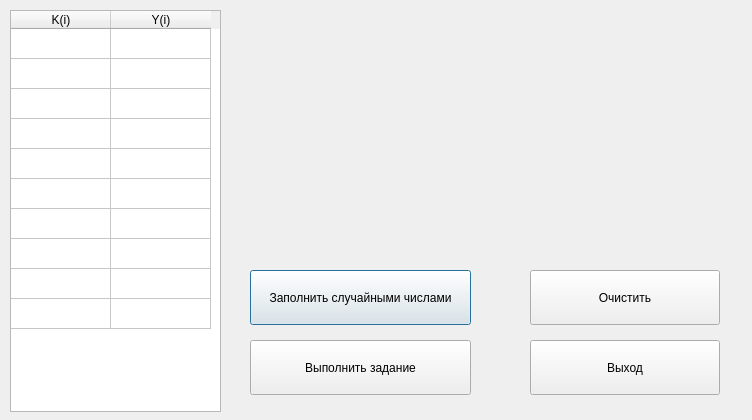
<?xml version="1.0" encoding="UTF-8"?>
<ui version="4.0">
 <class>Dialog</class>
 <widget class="QDialog" name="Dialog">
  <property name="geometry">
   <rect>
    <x>0</x>
    <y>0</y>
    <width>752</width>
    <height>420</height>
   </rect>
  </property>
  <property name="minimumSize">
   <size>
    <width>621</width>
    <height>346</height>
   </size>
  </property>
  <property name="windowTitle">
   <string>Dialog</string>
  </property>
  <widget class="QTableWidget" name="tableWidget">
   <property name="geometry">
    <rect>
     <x>10</x>
     <y>10</y>
     <width>211</width>
     <height>402</height>
    </rect>
   </property>
   <attribute name="horizontalHeaderVisible">
    <bool>true</bool>
   </attribute>
   <attribute name="horizontalHeaderCascadingSectionResizes">
    <bool>false</bool>
   </attribute>
   <attribute name="horizontalHeaderHighlightSections">
    <bool>true</bool>
   </attribute>
   <attribute name="horizontalHeaderShowSortIndicator" stdset="0">
    <bool>false</bool>
   </attribute>
   <attribute name="horizontalHeaderStretchLastSection">
    <bool>false</bool>
   </attribute>
   <attribute name="verticalHeaderVisible">
    <bool>false</bool>
   </attribute>
   <row>
    <property name="text">
     <string/>
    </property>
   </row>
   <row>
    <property name="text">
     <string/>
    </property>
   </row>
   <row>
    <property name="text">
     <string/>
    </property>
   </row>
   <row>
    <property name="text">
     <string/>
    </property>
   </row>
   <row>
    <property name="text">
     <string/>
    </property>
   </row>
   <row>
    <property name="text">
     <string/>
    </property>
   </row>
   <row>
    <property name="text">
     <string/>
    </property>
   </row>
   <row>
    <property name="text">
     <string/>
    </property>
   </row>
   <row>
    <property name="text">
     <string/>
    </property>
   </row>
   <row>
    <property name="text">
     <string/>
    </property>
   </row>
   <column>
    <property name="text">
     <string>K(i)</string>
    </property>
   </column>
   <column>
    <property name="text">
     <string>Y(i)</string>
    </property>
   </column>
  </widget>
  <widget class="QLabel" name="label_img">
   <property name="geometry">
    <rect>
     <x>240</x>
     <y>20</y>
     <width>491</width>
     <height>111</height>
    </rect>
   </property>
   <property name="text">
    <string/>
   </property>
  </widget>
  <widget class="QPushButton" name="btn_random_number">
   <property name="geometry">
    <rect>
     <x>250</x>
     <y>270</y>
     <width>221</width>
     <height>55</height>
    </rect>
   </property>
   <property name="text">
    <string>Заполнить случайными числами</string>
   </property>
  </widget>
  <widget class="QPushButton" name="btn_solve">
   <property name="geometry">
    <rect>
     <x>250</x>
     <y>340</y>
     <width>221</width>
     <height>55</height>
    </rect>
   </property>
   <property name="text">
    <string>Выполнить задание</string>
   </property>
  </widget>
  <widget class="QPushButton" name="btn_clear">
   <property name="geometry">
    <rect>
     <x>530</x>
     <y>270</y>
     <width>190</width>
     <height>55</height>
    </rect>
   </property>
   <property name="text">
    <string>Очистить</string>
   </property>
  </widget>
  <widget class="QPushButton" name="btn_exit">
   <property name="geometry">
    <rect>
     <x>530</x>
     <y>340</y>
     <width>190</width>
     <height>55</height>
    </rect>
   </property>
   <property name="text">
    <string>Выход</string>
   </property>
  </widget>
  <widget class="QLabel" name="label_error">
   <property name="geometry">
    <rect>
     <x>250</x>
     <y>170</y>
     <width>471</width>
     <height>41</height>
    </rect>
   </property>
   <property name="font">
    <font>
     <pointsize>12</pointsize>
    </font>
   </property>
   <property name="styleSheet">
    <string notr="true">color: rgb(170, 0, 0);</string>
   </property>
   <property name="text">
    <string/>
   </property>
   <property name="alignment">
    <set>Qt::AlignCenter</set>
   </property>
  </widget>
 </widget>
 <resources/>
 <connections/>
</ui>
